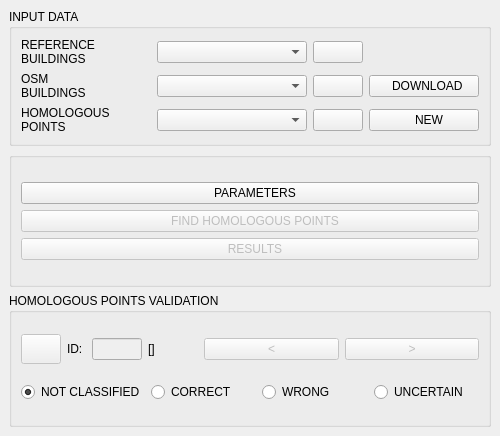
<?xml version="1.0" encoding="UTF-8"?>
<ui version="4.0">
 <class>OSM_SAA_DockWidgetBase</class>
 <widget class="QDockWidget" name="OSM_SAA_DockWidgetBase">
  <property name="geometry">
   <rect>
    <x>0</x>
    <y>0</y>
    <width>500</width>
    <height>436</height>
   </rect>
  </property>
  <property name="windowTitle">
   <string>OSM Validator</string>
  </property>
  <widget class="QWidget" name="dockWidgetContents">
   <layout class="QVBoxLayout" name="verticalLayout">
    <item>
     <layout class="QVBoxLayout" name="verticalLayout_4">
      <item>
       <widget class="QGroupBox" name="groupBox">
        <property name="sizePolicy">
         <sizepolicy hsizetype="Preferred" vsizetype="Minimum">
          <horstretch>0</horstretch>
          <verstretch>0</verstretch>
         </sizepolicy>
        </property>
        <property name="title">
         <string>INPUT DATA</string>
        </property>
        <layout class="QGridLayout" name="gridLayout_2">
         <item row="2" column="0">
          <widget class="QLabel" name="label_2">
           <property name="maximumSize">
            <size>
             <width>16777215</width>
             <height>16777215</height>
            </size>
           </property>
           <property name="text">
            <string>HOMOLOGOUS
POINTS</string>
           </property>
          </widget>
         </item>
         <item row="0" column="2">
          <widget class="QPushButton" name="button_LockLayer1">
           <property name="minimumSize">
            <size>
             <width>50</width>
             <height>0</height>
            </size>
           </property>
           <property name="maximumSize">
            <size>
             <width>50</width>
             <height>16777215</height>
            </size>
           </property>
           <property name="text">
            <string/>
           </property>
           <property name="icon">
            <iconset>
             <normalon>:/plugins/Test/images/unlock.png</normalon>
            </iconset>
           </property>
           <property name="iconSize">
            <size>
             <width>20</width>
             <height>20</height>
            </size>
           </property>
           <property name="checkable">
            <bool>true</bool>
           </property>
          </widget>
         </item>
         <item row="2" column="1">
          <widget class="QComboBox" name="comboBox_Layer3"/>
         </item>
         <item row="1" column="0">
          <widget class="QLabel" name="label_3">
           <property name="maximumSize">
            <size>
             <width>16777215</width>
             <height>16777215</height>
            </size>
           </property>
           <property name="text">
            <string>OSM
BUILDINGS</string>
           </property>
          </widget>
         </item>
         <item row="1" column="1">
          <widget class="QComboBox" name="comboBox_Layer2"/>
         </item>
         <item row="2" column="3">
          <widget class="QPushButton" name="button_CreateLayer3">
           <property name="maximumSize">
            <size>
             <width>110</width>
             <height>16777215</height>
            </size>
           </property>
           <property name="text">
            <string>   NEW</string>
           </property>
           <property name="icon">
            <iconset>
             <normalon>:/plugins/Test/images/new.png</normalon>
            </iconset>
           </property>
           <property name="iconSize">
            <size>
             <width>18</width>
             <height>18</height>
            </size>
           </property>
          </widget>
         </item>
         <item row="1" column="3">
          <widget class="QPushButton" name="button_DownloadLayer2">
           <property name="maximumSize">
            <size>
             <width>110</width>
             <height>16777215</height>
            </size>
           </property>
           <property name="text">
            <string>  DOWNLOAD</string>
           </property>
           <property name="icon">
            <iconset>
             <normalon>:/plugins/Test/images/download.png</normalon>
            </iconset>
           </property>
           <property name="iconSize">
            <size>
             <width>20</width>
             <height>20</height>
            </size>
           </property>
          </widget>
         </item>
         <item row="2" column="2">
          <widget class="QPushButton" name="button_LockLayer3">
           <property name="minimumSize">
            <size>
             <width>50</width>
             <height>0</height>
            </size>
           </property>
           <property name="maximumSize">
            <size>
             <width>50</width>
             <height>16777215</height>
            </size>
           </property>
           <property name="text">
            <string/>
           </property>
           <property name="icon">
            <iconset>
             <normalon>:/plugins/Test/images/unlock.png</normalon>
            </iconset>
           </property>
           <property name="iconSize">
            <size>
             <width>20</width>
             <height>20</height>
            </size>
           </property>
           <property name="checkable">
            <bool>true</bool>
           </property>
           <property name="checked">
            <bool>false</bool>
           </property>
          </widget>
         </item>
         <item row="1" column="2">
          <widget class="QPushButton" name="button_LockLayer2">
           <property name="minimumSize">
            <size>
             <width>50</width>
             <height>0</height>
            </size>
           </property>
           <property name="maximumSize">
            <size>
             <width>50</width>
             <height>16777215</height>
            </size>
           </property>
           <property name="text">
            <string/>
           </property>
           <property name="icon">
            <iconset>
             <normalon>:/plugins/Test/images/unlock.png</normalon>
            </iconset>
           </property>
           <property name="iconSize">
            <size>
             <width>20</width>
             <height>20</height>
            </size>
           </property>
           <property name="checkable">
            <bool>true</bool>
           </property>
          </widget>
         </item>
         <item row="0" column="0">
          <widget class="QLabel" name="label">
           <property name="maximumSize">
            <size>
             <width>16777215</width>
             <height>16777215</height>
            </size>
           </property>
           <property name="text">
            <string>REFERENCE
BUILDINGS</string>
           </property>
          </widget>
         </item>
         <item row="0" column="1">
          <widget class="QComboBox" name="comboBox_Layer1">
           <property name="minimumSize">
            <size>
             <width>150</width>
             <height>0</height>
            </size>
           </property>
          </widget>
         </item>
        </layout>
       </widget>
      </item>
      <item>
       <widget class="QGroupBox" name="groupBox_4">
        <property name="sizePolicy">
         <sizepolicy hsizetype="Preferred" vsizetype="Minimum">
          <horstretch>0</horstretch>
          <verstretch>0</verstretch>
         </sizepolicy>
        </property>
        <property name="title">
         <string/>
        </property>
        <layout class="QVBoxLayout" name="verticalLayout_3">
         <item>
          <layout class="QVBoxLayout" name="verticalLayout_5">
           <item>
            <widget class="QPushButton" name="button_Param">
             <property name="text">
              <string>   PARAMETERS</string>
             </property>
             <property name="icon">
              <iconset>
               <normalon>:/plugins/Test/images/settings.png</normalon>
              </iconset>
             </property>
             <property name="iconSize">
              <size>
               <width>22</width>
               <height>22</height>
              </size>
             </property>
            </widget>
           </item>
           <item>
            <widget class="QPushButton" name="button_Run">
             <property name="enabled">
              <bool>false</bool>
             </property>
             <property name="text">
              <string>   FIND HOMOLOGOUS POINTS</string>
             </property>
             <property name="icon">
              <iconset>
               <normalon>:/plugins/Test/images/process.png</normalon>
              </iconset>
             </property>
             <property name="iconSize">
              <size>
               <width>22</width>
               <height>22</height>
              </size>
             </property>
            </widget>
           </item>
           <item>
            <widget class="QPushButton" name="button_Result">
             <property name="enabled">
              <bool>false</bool>
             </property>
             <property name="text">
              <string>   RESULTS</string>
             </property>
             <property name="icon">
              <iconset>
               <normalon>:/plugins/Test/images/result.png</normalon>
              </iconset>
             </property>
             <property name="iconSize">
              <size>
               <width>20</width>
               <height>20</height>
              </size>
             </property>
            </widget>
           </item>
          </layout>
         </item>
        </layout>
       </widget>
      </item>
      <item>
       <widget class="QGroupBox" name="groupBox_3">
        <property name="sizePolicy">
         <sizepolicy hsizetype="Preferred" vsizetype="Minimum">
          <horstretch>0</horstretch>
          <verstretch>0</verstretch>
         </sizepolicy>
        </property>
        <property name="title">
         <string>HOMOLOGOUS POINTS VALIDATION</string>
        </property>
        <layout class="QVBoxLayout" name="verticalLayout_2">
         <item>
          <layout class="QHBoxLayout" name="horizontalLayout_2">
           <property name="sizeConstraint">
            <enum>QLayout::SetMinimumSize</enum>
           </property>
           <item>
            <widget class="QPushButton" name="button_validation">
             <property name="enabled">
              <bool>false</bool>
             </property>
             <property name="minimumSize">
              <size>
               <width>30</width>
               <height>30</height>
              </size>
             </property>
             <property name="maximumSize">
              <size>
               <width>50</width>
               <height>16777215</height>
              </size>
             </property>
             <property name="text">
              <string/>
             </property>
             <property name="icon">
              <iconset>
               <normalon>:/plugins/Test/images/power-on.png</normalon>
              </iconset>
             </property>
             <property name="iconSize">
              <size>
               <width>18</width>
               <height>18</height>
              </size>
             </property>
             <property name="checkable">
              <bool>true</bool>
             </property>
            </widget>
           </item>
           <item>
            <widget class="QLabel" name="label_4">
             <property name="maximumSize">
              <size>
               <width>16777215</width>
               <height>16777215</height>
              </size>
             </property>
             <property name="text">
              <string>ID: </string>
             </property>
            </widget>
           </item>
           <item>
            <widget class="QLineEdit" name="lineEdit_number">
             <property name="enabled">
              <bool>false</bool>
             </property>
             <property name="minimumSize">
              <size>
               <width>50</width>
               <height>0</height>
              </size>
             </property>
             <property name="maximumSize">
              <size>
               <width>50</width>
               <height>16777215</height>
              </size>
             </property>
             <property name="baseSize">
              <size>
               <width>50</width>
               <height>0</height>
              </size>
             </property>
            </widget>
           </item>
           <item>
            <widget class="QLabel" name="label_total">
             <property name="minimumSize">
              <size>
               <width>50</width>
               <height>0</height>
              </size>
             </property>
             <property name="text">
              <string>[]</string>
             </property>
            </widget>
           </item>
           <item>
            <widget class="QPushButton" name="button_previous">
             <property name="enabled">
              <bool>false</bool>
             </property>
             <property name="sizePolicy">
              <sizepolicy hsizetype="Expanding" vsizetype="Fixed">
               <horstretch>0</horstretch>
               <verstretch>0</verstretch>
              </sizepolicy>
             </property>
             <property name="maximumSize">
              <size>
               <width>16777215</width>
               <height>16777215</height>
              </size>
             </property>
             <property name="text">
              <string>&lt;</string>
             </property>
            </widget>
           </item>
           <item>
            <widget class="QPushButton" name="button_next">
             <property name="enabled">
              <bool>false</bool>
             </property>
             <property name="sizePolicy">
              <sizepolicy hsizetype="Expanding" vsizetype="Fixed">
               <horstretch>0</horstretch>
               <verstretch>0</verstretch>
              </sizepolicy>
             </property>
             <property name="maximumSize">
              <size>
               <width>16777215</width>
               <height>16777215</height>
              </size>
             </property>
             <property name="text">
              <string>&gt;</string>
             </property>
            </widget>
           </item>
          </layout>
         </item>
         <item>
          <layout class="QHBoxLayout" name="horizontalLayout_3">
           <property name="sizeConstraint">
            <enum>QLayout::SetMinimumSize</enum>
           </property>
           <item>
            <widget class="QRadioButton" name="radioButton_1">
             <property name="text">
              <string>NOT CLASSIFIED</string>
             </property>
             <property name="checked">
              <bool>true</bool>
             </property>
            </widget>
           </item>
           <item>
            <widget class="QRadioButton" name="radioButton_2">
             <property name="text">
              <string>CORRECT</string>
             </property>
            </widget>
           </item>
           <item>
            <widget class="QRadioButton" name="radioButton_3">
             <property name="text">
              <string>WRONG</string>
             </property>
            </widget>
           </item>
           <item>
            <widget class="QRadioButton" name="radioButton_4">
             <property name="text">
              <string>UNCERTAIN</string>
             </property>
            </widget>
           </item>
          </layout>
         </item>
        </layout>
       </widget>
      </item>
     </layout>
    </item>
   </layout>
  </widget>
 </widget>
 <resources/>
 <connections/>
</ui>
